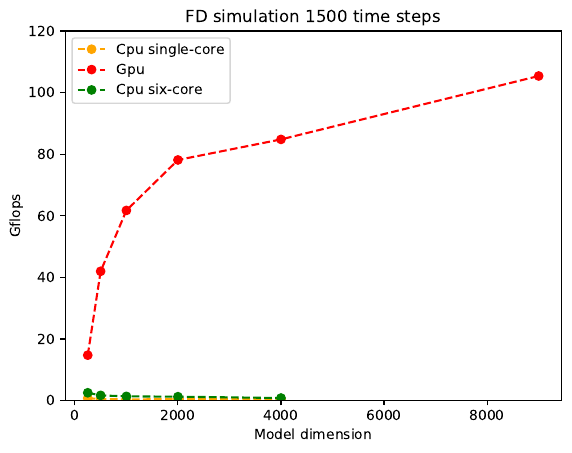

Write Python code to recreate this figure.
#!/usr/bin/python3
import numpy as np
import pylab as pl



def getdata(file) :
    data = np.loadtxt(file)
    n = data.shape[0]
    x = np.zeros((n))
    y = np.zeros((n))
    x[:] = data[:,0]
    y[:] = data[:,1]
    return(x,y)


x1,y1 = getdata('data-cpu.txt')
x2,y2 = getdata('data-gpu.txt')
x3,y3 = getdata('data-omp.txt')

Nt=1501
l=6
flop = Nt*((2*l)*2*2 + 30)
flop=flop/1.0e+09
y1[:] = x1[:]**2*flop/y1[:] 
y2[:] = x2[:]**2*flop/y2[:] 
y3[:] = x3[:]**2*flop/y3[:] 

# Plotting
fig = pl.figure()
#pl.xticks(np.arange(0,3.1,1))
l1=pl.plot(x1,y1,label='Cpu single-core',color='orange',marker='o', linestyle='dashed')
l2=pl.plot(x2,y2,label='Gpu',color='red',marker='o',linestyle='dashed')
l3=pl.plot(x3,y3,label='Cpu six-core',color='green',marker='o',linestyle='dashed')
pl.legend(loc='upper left')
pl.xlabel('Model dimension')
pl.ylabel('Gflops')
pl.title("FD simulation 1500 time steps")
pl.ylim(0.0,120.0)
#pl.xlim(9.0,20.0)

#ax=pl.gca()
#pl.Axes.set_aspect(ax,0.75)

# Showing figure
#pl.rc('font',size=15)
#pl.gcf().tight_layout(h_pad=0,w_pad=0)
pl.savefig('gflops.pdf',bbox_inches='tight')
pl.show()
